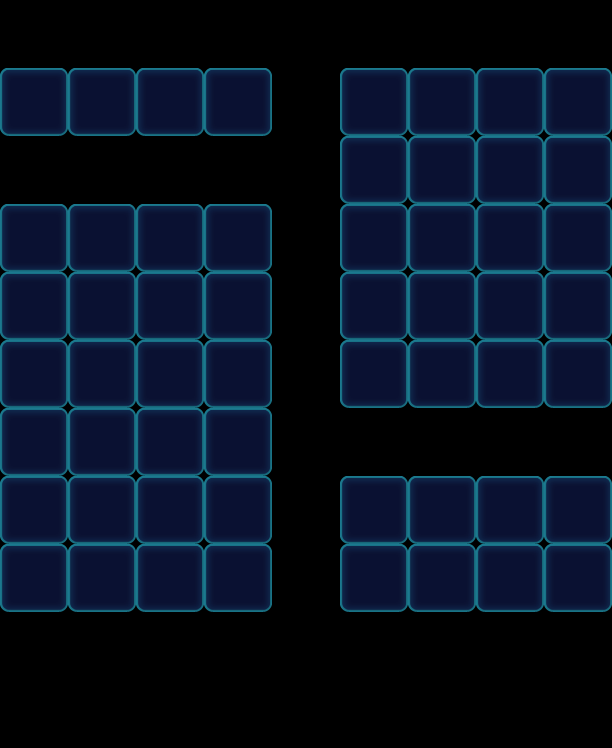

A 2D game scene composited from a Tiled map and its tileset images. What follows is a short description and the map's XML, with each tile layer's data collapsed to a summary:
An orthogonal 9x11 tile map with 68x68 px tiles, 1 tile layer (Valid), 2 tilesets and 60 objects (47x Monster, 9x Flower, 4x Factory_Normal).

<map version="1.0" orientation="orthogonal" width="9" height="11" tilewidth="68" tileheight="68">
 <properties>
  <property name="Connect" value="01,57,1|11,67,1|21,77,1|31,87,1|58,03,1|68,13,1|78,23,1|88,33,1|08,51,1|18,61,1|28,71,1|38,81,1" />
 </properties>
 <tileset firstgid="1" name="game_grid1" tilewidth="68" tileheight="68">
  <image source="game_grid1.png" width="68" height="68" />
 </tileset>
 <tileset firstgid="2" name="map" tilewidth="68" tileheight="68">
  <image source="map.png" width="1024" height="1024" />
 </tileset>
 <layer name="Valid" width="9" height="11">
  <data>[99 cells, 56 non-empty, 1 distinct tile ids]</data>
 </layer>
 <objectgroup name="BottomObj" width="9" height="11" />
 <objectgroup name="MiddleObj" width="9" height="11">
  <object name="66" type="Monster" gid="17" x="340" y="272">
   <properties>
    <property name="Color" value="Purple" />
   </properties>
  </object>
  <object name="32" type="Monster" gid="2" x="0" y="136">
   <properties>
    <property name="Color" value="Blue" />
   </properties>
  </object>
  <object name="33" type="Monster" gid="3" x="0" y="408">
   <properties>
    <property name="Color" value="Green" />
   </properties>
  </object>
  <object name="66" type="Monster" gid="17" x="136" y="476">
   <properties>
    <property name="Color" value="Purple" />
   </properties>
  </object>
  <object name="65" type="Monster" gid="19" x="204" y="476">
   <properties>
    <property name="Color" value="Yellow" />
   </properties>
  </object>
  <object name="65" type="Monster" gid="19" x="340" y="340">
   <properties>
    <property name="Color" value="Yellow" />
   </properties>
  </object>
  <object name="57" type="Monster" gid="18" x="476" y="612">
   <properties>
    <property name="Color" value="Pink" />
   </properties>
  </object>
  <object name="57" type="Monster" gid="18" x="204" y="136">
   <properties>
    <property name="Color" value="Pink" />
   </properties>
  </object>
  <object name="57" type="Monster" gid="18" x="408" y="408">
   <properties>
    <property name="Color" value="Pink" />
   </properties>
  </object>
  <object name="57" type="Monster" gid="18" x="136" y="612">
   <properties>
    <property name="Color" value="Pink" />
   </properties>
  </object>
  <object name="65" type="Monster" gid="19" x="68" y="408">
   <properties>
    <property name="Color" value="Yellow" />
   </properties>
  </object>
  <object name="33" type="Monster" gid="3" x="204" y="612">
   <properties>
    <property name="Color" value="Green" />
   </properties>
  </object>
  <object name="65" type="Monster" gid="19" x="0" y="340">
   <properties>
    <property name="Color" value="Yellow" />
   </properties>
  </object>
  <object name="32" type="Monster" gid="2" x="340" y="204">
   <properties>
    <property name="Color" value="Blue" />
   </properties>
  </object>
  <object name="65" type="Monster" gid="19" x="476" y="136">
   <properties>
    <property name="Color" value="Yellow" />
   </properties>
  </object>
  <object name="32" type="Monster" gid="2" x="0" y="272">
   <properties>
    <property name="Color" value="Blue" />
   </properties>
  </object>
  <object name="66" type="Monster" gid="17" x="544" y="272">
   <properties>
    <property name="Color" value="Purple" />
   </properties>
  </object>
  <object name="66" type="Monster" gid="17" x="136" y="272">
   <properties>
    <property name="Color" value="Purple" />
   </properties>
  </object>
  <object name="66" type="Monster" gid="17" x="0" y="612">
   <properties>
    <property name="Color" value="Purple" />
   </properties>
  </object>
  <object name="33" type="Monster" gid="3" x="0" y="476">
   <properties>
    <property name="Color" value="Green" />
   </properties>
  </object>
  <object name="65" type="Monster" gid="19" x="476" y="544">
   <properties>
    <property name="Color" value="Yellow" />
   </properties>
  </object>
  <object name="32" type="Monster" gid="2" x="68" y="476">
   <properties>
    <property name="Color" value="Blue" />
   </properties>
  </object>
  <object name="32" type="Monster" gid="2" x="544" y="204">
   <properties>
    <property name="Color" value="Blue" />
   </properties>
  </object>
  <object name="57" type="Monster" gid="18" x="476" y="340">
   <properties>
    <property name="Color" value="Pink" />
   </properties>
  </object>
  <object name="33" type="Monster" gid="3" x="204" y="272">
   <properties>
    <property name="Color" value="Green" />
   </properties>
  </object>
  <object name="33" type="Flower" gid="3" x="340" y="136">
   <properties>
    <property name="FlowerLevel" value="0" />
   </properties>
  </object>
  <object name="57" type="Flower" gid="18" x="0" y="544">
   <properties>
    <property name="FlowerLevel" value="0" />
   </properties>
  </object>
  <object name="32" type="Flower" gid="2" x="408" y="544">
   <properties>
    <property name="FlowerLevel" value="0" />
   </properties>
  </object>
  <object name="32" type="Monster" gid="2" x="204" y="408">
   <properties>
    <property name="Color" value="Blue" />
   </properties>
  </object>
  <object name="57" type="Flower" gid="18" x="68" y="272">
   <properties>
    <property name="FlowerLevel" value="0" />
   </properties>
  </object>
  <object name="33" type="Monster" gid="3" x="544" y="408">
   <properties>
    <property name="Color" value="Green" />
   </properties>
  </object>
  <object name="66" type="Monster" gid="17" x="204" y="340">
   <properties>
    <property name="Color" value="Purple" />
   </properties>
  </object>
  <object name="66" type="Monster" gid="17" x="476" y="408">
   <properties>
    <property name="Color" value="Purple" />
   </properties>
  </object>
  <object name="33" type="Flower" gid="3" x="544" y="136">
   <properties>
    <property name="FlowerLevel" value="0" />
   </properties>
  </object>
  <object name="32" type="Monster" gid="2" x="136" y="340">
   <properties>
    <property name="Color" value="Blue" />
   </properties>
  </object>
  <object name="66" type="Monster" gid="17" x="340" y="612">
   <properties>
    <property name="Color" value="Purple" />
   </properties>
  </object>
  <object name="65" type="Monster" gid="19" x="408" y="612">
   <properties>
    <property name="Color" value="Yellow" />
   </properties>
  </object>
  <object name="33" type="Monster" gid="3" x="476" y="272">
   <properties>
    <property name="Color" value="Green" />
   </properties>
  </object>
  <object name="66" type="Monster" gid="17" x="204" y="544">
   <properties>
    <property name="Color" value="Purple" />
   </properties>
  </object>
  <object name="32" type="Flower" gid="2" x="136" y="544">
   <properties>
    <property name="FlowerLevel" value="0" />
   </properties>
  </object>
  <object name="33" type="Monster" gid="3" x="68" y="340">
   <properties>
    <property name="Color" value="Green" />
   </properties>
  </object>
  <object name="65" type="Flower" gid="19" x="544" y="340">
   <properties>
    <property name="FlowerLevel" value="0" />
   </properties>
  </object>
  <object name="57" type="Monster" gid="18" x="408" y="204">
   <properties>
    <property name="Color" value="Pink" />
   </properties>
  </object>
  <object name="33" type="Monster" gid="3" x="544" y="612">
   <properties>
    <property name="Color" value="Green" />
   </properties>
  </object>
  <object name="57" type="Monster" gid="18" x="340" y="544">
   <properties>
    <property name="Color" value="Pink" />
   </properties>
  </object>
  <object name="57" type="Monster" gid="18" x="68" y="544">
   <properties>
    <property name="Color" value="Pink" />
   </properties>
  </object>
  </objectgroup>
 <objectgroup color="#000000" name="TopObj" width="9" height="11">
  <!-- 4 objects omitted --></objectgroup>
</map>
<!-- 14 of 60 objects omitted -->
